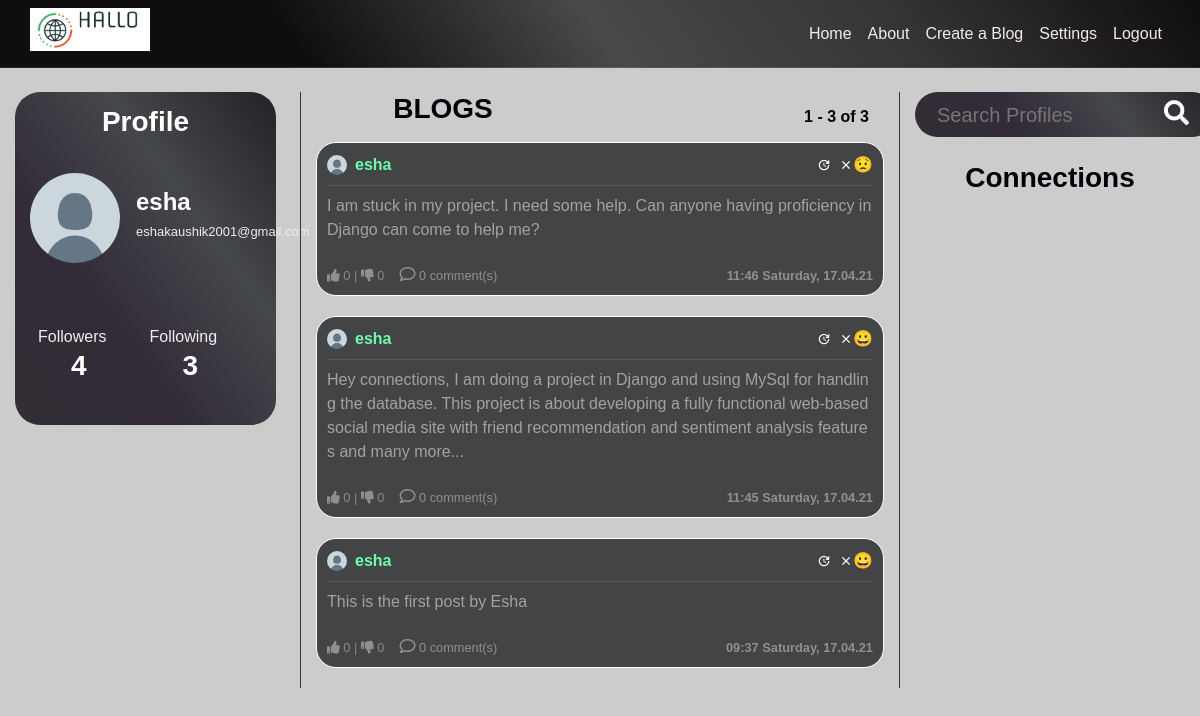
Page /user/esha (signed in) on the committed database.
### users/models.py (models this page shows, shortened)
class Profile(models.Model):
    user = models.OneToOneField(User, on_delete=models.CASCADE)
    image = models.ImageField(default='default.png', upload_to='profile_pics')
    @property
    def followers(self):
        return Follow.objects.filter(follow_user=self.user).count()
    @property
    def following(self):
        return Follow.objects.filter(user=self.user).count()

### blog/models.py (models this page shows, shortened)
class Post(models.Model):
    content = models.TextField(max_length=1000)
    date_posted = models.DateTimeField(default=timezone.now)
    author = models.ForeignKey(User, on_delete=models.CASCADE)
    likes= models.IntegerField(default=0)
    dislikes= models.IntegerField(default=0)
    sentiment= models.DecimalField(max_digits=6, decimal_places=2,default=0)
    @property
    def number_of_comments(self):
        return Comment.objects.filter(post_connected=self).count()

### blog/views.py (the view, shortened to what this page needs)
# urls.py: path('user/<str:username>', UserPostListView.as_view(), name='user-posts'),
class UserPostListView(LoginRequiredMixin, ListView):
    model = Post
    template_name = 'blog/user_posts.html'
    context_object_name = 'posts'
    paginate_by = PAGINATION_COUNT
    def visible_user(self):
        return get_object_or_404(User, username=self.kwargs.get('username'))
    def get_context_data(self, **kwargs):
        visible_user = self.visible_user()
        logged_user = self.request.user
        print(logged_user.username == '', file=sys.stderr)
        if logged_user.username == '' or logged_user is None:
            can_follow = False
        else:
            can_follow = (Follow.objects.filter(user=logged_user,
                                                follow_user=visible_user).count() == 0)
        data = super().get_context_data(**kwargs)
        data['user_profile'] = visible_user
        data['can_follow'] = can_follow
        return data
    def get_queryset(self):
        user = self.visible_user()
        return Post.objects.filter(author=user).order_by('-date_posted')

### blog/templates/blog/user_posts.html
{% extends "blog/home.html" %}

### blog/templates/blog/home.html (shortened to what this page needs)
{% extends "blog/base.html" %}
{% load static %}
{% block content %}
    <div class="row">
        <div class="col-12 col-md-3 pr-4 dont-move">
            <div class="profile-section">
            <h3 class="white-important p-2">
                Profile
            </h3>
            <article class="media content-section" style="height: 140px; width: 100%">
                {%  if user_profile != None %}
                    <div class="mt-2 d-flex full-width align-items-center">
                        <img
                           class="rounded-circle mr-3 img-fluid"
                           style="width: 90px; height: 90px;"
                           src="{{ user_profile.profile.image.url }}">
                        <div>
                            <h4 style="text-align: left"
                                    class="white-important">
                                {{ user_profile.username }}
                            </h4>
                            <h6 style="text-align: left"
                                    class="email-profile">
                                {{ user.email }}
                            </h6>
                        </div>
                    </div>
                {%  endif %}
            </article>
            <article class="media content-section">
                <div class="row full-width pl-2">
                    <div class="col-6">
                            Followers
                    </div>
                    <div class="col-6">
                            Following
                    </div>
                    {%  if user_profile != None %}
                        <div class="col-6">
                            <h3 class="white-important follow-click">
                                <a href="{% url 'user-followers' user_profile.username %}">
                                    {{ user_profile.profile.followers }}
                                </a>
                            </h3>
                        </div>
                         <div class="col-6">
                            <a href="{% url 'user-follows' user_profile.username %}">
                                <h3 class="white-important follow-click">
                                    {{ user_profile.profile.following }}
                                </h3>
                            </a>
                        </div>
                    {%  endif %}
                </div>
            </article>
            </div>
        </div>
        <div class="col-12 col-md-6 scrollable" >
            <div class="full-width row">
                <div class="col-6">
                    <h3 class="white-important tag mb-3 text-align=left">
                        BLOGS
                    </h3>
                </div>
                 <div class="col-6 no-padding">
                    <h6
                            style="position: absolute; bottom: 0; right: 0"
                            class="white-important tag mb-3">
                        {{ page_obj.start_index }} - {{ page_obj.end_index }} of
                        {{ paginator.count }}
                    </h6>
                </div>
            </div>
            {% for post in posts %}
                <article class="media content-section hovered-tweet">
                <div style="width: 100%; word-break: break-all;">
                    <div class="pb-2 row m-0" style="width: 100%; margin-right: 0 !important;">
                       <div
                               style="padding-left: 0px !important;"
                               class="col-8 no-padding d-flex align-items-center">
                           <img
                               class="rounded-circle mr-2"
                               style="width: 20px; height: 20px;"
                               src="{{ post.author.profile.image.url }}">
                           <a class="mr-2 username white-important" href="{% url 'user-posts' post.author %}">
                               {{ post.author }}
                           </a>
                       </div>
                       <div class="col-4 d-flex flex-row-reverse no-padding align-items-center"
                            style="padding-right: 0 !important;">
                            {% if post.sentiment < 0 %}
                                😟
                            {% else %}
                                😀
                            {% endif %}
                           {% if post.author == user %}
                                <a class="material-icons ml-2"
                                   style="font-size: 14px"
                                        href="{% url 'post-delete' post.id %}">clear</a>
                                <a class="material-icons ml-2"
                                   style="font-size: 14px"
                                        href="{% url 'post-update' post.id %}">update</a>
                            {%  endif %}
                       </div>
                   </div>
                    <div
                            class="mb-2"
                            style="width: 100%; height: 1px; background-color: rgba(255, 255, 255, 0.1)"></div>
                    <a
                            style="color: rgba(255, 255, 255, 0.5) !important;"
                            href="{% url 'post-detail' post.id %}">
                        <p class="mb-4">
                            {{ post.content }}
                        </p>
                    </a>
                        <div class="row">
                            <div class="col-6" style="display: flex;">
                                <small style="opacity: 0.4;">
                                    <a href="#" onClick="document.getElementById('likebutton').submit()"><i class="fas fa-thumbs-up"></i></a> {{post.likes}}   |   <a href="#" onClick="document.getElementById('dislikebutton').submit()"><i class="fas fa-thumbs-down"></i></a> {{post.dislikes}}
                                </small>
                                <small style="opacity: 0.4; margin-left:15px;">
                                    <a href="/post/{{post.id}}/">
                                        <i style=" font-size: 16px;" class="far fa-comment"></i> {{ post.number_of_comments }} comment(s)
                                    </a>
                                </small>
                            </div>
                            <div class="col-6">
                                <small
                                        style="opacity: 0.4;"
                                    class="white-important d-flex full-width flex-row-reverse">
                                    {{ post.date_posted | date:"H:i l, d.m.y" }}
                                </small>
                            </div>
                        </div>
                </div>
                </article>
            {% endfor %}
        </div>
        <div class="col-12 col-md-3 dont-move">
            <form action="{% url 'search' %}" method="post">{% csrf_token %}
                <div class="search-container">
                    <div class="search">
                    <input required name="search" type="text" id="zip-code-input" placeholder="Search Profiles">
                    <button type="submit" style="border:0; background: transparent;"><i class="fa fa-search"></i> </button> </a>
                </form>
              </div>
            </div>
            <h3 class="white-important mb-3 mt-4 tag"> Connections </h3>
        </div>
    </div>
{% endblock content %}

### blog/static/blog/main.css (style rules this page uses)
:root { --muted-color: rgb(243, 235, 235); }
body { background-image: URL("blog\static\blog\background.png"); background-repeat: no-repeat, repeat; color: var(--muted-color); margin-top: 5rem; background-color: #cccccc; }
h1, h2, h3, h4, h5, h6 { color: var(--muted-color); }
.content-section { padding: 10px 10px; margin-bottom: 20px; }
.no-padding { padding: 0 !important; }
a { color: white; text-underline: none; text-decoration: none !important; }
article { border-radius: 4px; }
.white-important { color: white; font-weight: bold; text-align: center; }
.tag { color: rgb(4, 0, 8); font-weight: bold; text-align: center; }
.username { color:#6efdaa; }
.full-width { width: 100% }
.hovered-tweet { background-color: white; border-radius: 20px; }
.hovered-tweet { border: 1px solid transparent; background-color: #424446 !important; border: 1px solid rgba(255, 255, 255, 1); }
.profile-section { background: linear-gradient(0.15turn,rgb(50, 46, 51), #322b38,rgba(42, 45, 49, 0.836), rgb(37, 33, 39)); padding: 5px; border-radius: 25px; }
.scrollable { overflow-y: auto; border-left: 1px solid #2d3741; border-right: 1px solid #2d3741; }
.email-profile { font-size: 13px; outline: hidden; }

### blog/static/blog/style.css (style rules this page uses)
body { font-family: Arial, Helvetica, sans-serif; height: 100vh; margin: 0; padding: 0; }
.search-container { width: 300px; height: 45px; background: linear-gradient(0.15turn,rgb(50, 46, 51), #322b38,rgba(42, 45, 49, 0.836), rgb(37, 33, 39)); border-radius: 30px; display: flex; }
.search-container input { width: 100%; font-size: 20px; background-color: transparent; border: 0; color: #f5dbdf; }
.search-container .search { flex-grow: 1; display: flex; align-items: center; padding-left: 20px; padding-right: 20px; }
.search i { font-size: 25px; color: white; }
.search i { cursor: pointer; }

### rows in the picture
Post: author.profile.image (placeholder picture), author "esha", content "I am stuck in my project. I need some help. Can anyone having proficiency in Django can come to help me?", likes "0", dislikes "0", number_of_comments "0", date_posted "11:46 Saturday, 17.04.21"
Post: author.profile.image (placeholder picture), author "esha", content "Hey connections, I am doing a project in Django and using MySql for handling the database. This project is about developing a fully functional web-based social media site with friend recommendation and sentiment analysis features and many more...", likes "0", dislikes "0", number_of_comments "0", date_posted "11:45 Saturday, 17.04.21"
Post: author.profile.image (placeholder picture), author "esha", content "This is the first post by Esha", likes "0", dislikes "0", number_of_comments "0", date_posted "09:37 Saturday, 17.04.21"

### other values in the picture
{{ user_profile.username }} "esha"
{{ user.email }} "eshakaushik2001@gmail.com"
{{ user_profile.profile.followers }} "4"
{{ user_profile.profile.following }} "3"
{{ page_obj.start_index }} "1"
{{ page_obj.end_index }} "3"
{{ paginator.count }} "3"
